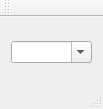
<?xml version="1.0" encoding="UTF-8"?>
<ui version="4.0">
 <class>MainWindow</class>
 <widget class="QMainWindow" name="MainWindow">
  <property name="geometry">
   <rect>
    <x>0</x>
    <y>0</y>
    <width>103</width>
    <height>109</height>
   </rect>
  </property>
  <property name="windowTitle">
   <string>MainWindow</string>
  </property>
  <widget class="QWidget" name="centralWidget">
   <layout class="QVBoxLayout" name="verticalLayout">
    <item>
     <widget class="QComboBox" name="comboBox">
      <property name="editable">
       <bool>true</bool>
      </property>
      <property name="insertPolicy">
       <enum>QComboBox::NoInsert</enum>
      </property>
     </widget>
    </item>
   </layout>
  </widget>
  <widget class="QMenuBar" name="menuBar">
   <property name="geometry">
    <rect>
     <x>0</x>
     <y>0</y>
     <width>103</width>
     <height>29</height>
    </rect>
   </property>
  </widget>
  <widget class="QToolBar" name="mainToolBar">
   <attribute name="toolBarArea">
    <enum>TopToolBarArea</enum>
   </attribute>
   <attribute name="toolBarBreak">
    <bool>false</bool>
   </attribute>
  </widget>
  <widget class="QStatusBar" name="statusBar"/>
 </widget>
 <layoutdefault spacing="6" margin="11"/>
 <resources/>
 <connections/>
</ui>
